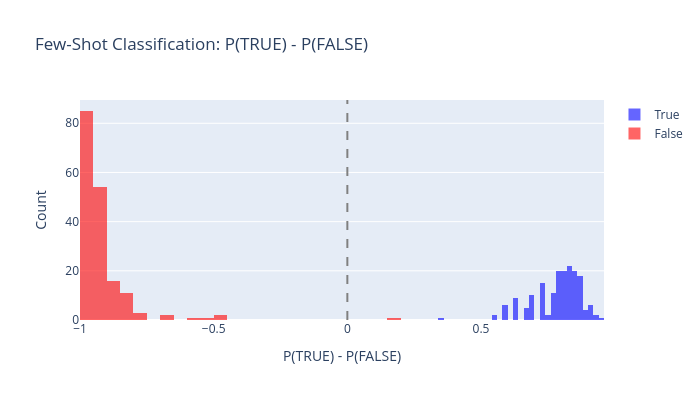

Notebook code for this chart:
### Code cell
def few_shot_evaluate(
    statements: list[str],
    model: AutoModelForCausalLM,
    tokenizer: AutoTokenizer,
    few_shot_prompt: str,
    true_id: int,
    false_id: int,
    batch_size: int = 16,
) -> Float[Tensor, " n"]:
    """
    Evaluate P(TRUE) - P(FALSE) for each statement using few-shot classification.

    Args:
        statements: List of statements to classify.
        model: Language model.
        tokenizer: Tokenizer.
        few_shot_prompt: The few-shot prefix prompt.
        true_id: Token ID for " TRUE".
        false_id: Token ID for " FALSE".
        batch_size: Batch size.

    Returns:
        Tensor of P(TRUE) - P(FALSE) for each statement.
    """
    n_statements = len(statements)
    print(n_statements)
    prompts = [
        few_shot_prompt + statement + " This statement is:" for statement in statements
    ]

    p_diff = t.zeros(n_statements)
    for i in tqdm(range(0, n_statements, batch_size)):
        queries = prompts[i : i + batch_size]
        inputs = tokenizer(queries, return_tensors="pt", padding=True)

        with t.no_grad():
            logits = model(**inputs).logits

            last_token_pos = inputs.attention_mask.sum(dim=-1) - 1
            last_pos_logits = logits[t.arange(len(queries)), last_token_pos]

            probs = last_pos_logits.softmax(dim=-1)
            p_diff[i : i + batch_size] = probs[:, true_id] - probs[:, false_id]

    return p_diff


# Load sp_en_trans for evaluation (exclude statements used in the few-shot prompt)
sp_df = datasets["sp_en_trans"]
sp_statements = sp_df["statement"].tolist()
sp_labels = t.tensor(sp_df["label"].values, dtype=t.float32)

# Filter out statements that appear in the few-shot prompt
sp_eval_mask = [s not in FEW_SHOT_PROMPT for s in sp_statements]
end = len(sp_statements)
sp_eval_stmts = [s for s, m in zip(sp_statements, sp_eval_mask) if m][:end]
sp_eval_labels = sp_labels[t.tensor(sp_eval_mask)][:end]

p_diffs = few_shot_evaluate(
    sp_eval_stmts, model, tokenizer, FEW_SHOT_PROMPT, TRUE_ID, FALSE_ID
)

# Compute accuracy
preds = (p_diffs > 0).float()
acc = (preds == sp_eval_labels).float().mean().item()
assert acc > 0.9, f"Few-shot accuracy too low: {acc:.3f} (expected > 0.9)"
true_mean = p_diffs[sp_eval_labels == 1].mean().item()
false_mean = p_diffs[sp_eval_labels == 0].mean().item()

print(f"Few-shot classification accuracy: {acc:.3f}")
print(f"Mean P(TRUE)-P(FALSE) for true statements:  {true_mean:.4f}")
print(f"Mean P(TRUE)-P(FALSE) for false statements: {false_mean:.4f}")

# Histogram
fig = go.Figure()
fig.add_trace(
    go.Histogram(
        x=p_diffs[sp_eval_labels == 1].numpy(),
        name="True",
        marker_color="blue",
        opacity=0.6,
        nbinsx=30,
    )
)
fig.add_trace(
    go.Histogram(
        x=p_diffs[sp_eval_labels == 0].numpy(),
        name="False",
        marker_color="red",
        opacity=0.6,
        nbinsx=30,
    )
)
fig.add_vline(x=0, line_dash="dash", line_color="gray")
fig.update_layout(
    title="Few-Shot Classification: P(TRUE) - P(FALSE)",
    xaxis_title="P(TRUE) - P(FALSE)",
    yaxis_title="Count",
    barmode="overlay",
    height=400,
    width=700,
)
fig.show()

### Figure 1 — Plotly figure (JSON) as saved in the notebook; plotly's stock layout.template omitted (floating-point values rounded to 4 significant figures; data arrays with more than 128 entries replaced by an {"elided": "..."} marker saying what was removed)
{"data": [{"marker": {"color": "blue"}, "name": "True", "nbinsx": 30, "opacity": 0.6, "type": "histogram", "x": {"elided": "174 float values"}}, {"marker": {"color": "red"}, "name": "False", "nbinsx": 30, "opacity": 0.6, "type": "histogram", "x": {"elided": "176 float values"}}], "layout": {"barmode": "overlay", "height": 400, "shapes": [{"line": {"color": "gray", "dash": "dash"}, "type": "line", "x0": 0, "x1": 0, "xref": "x", "y0": 0, "y1": 1, "yref": "y domain"}], "title": {"text": "Few-Shot Classification: P(TRUE) - P(FALSE)"}, "width": 700, "xaxis": {"title": {"text": "P(TRUE) - P(FALSE)"}}, "yaxis": {"title": {"text": "Count"}}}}
